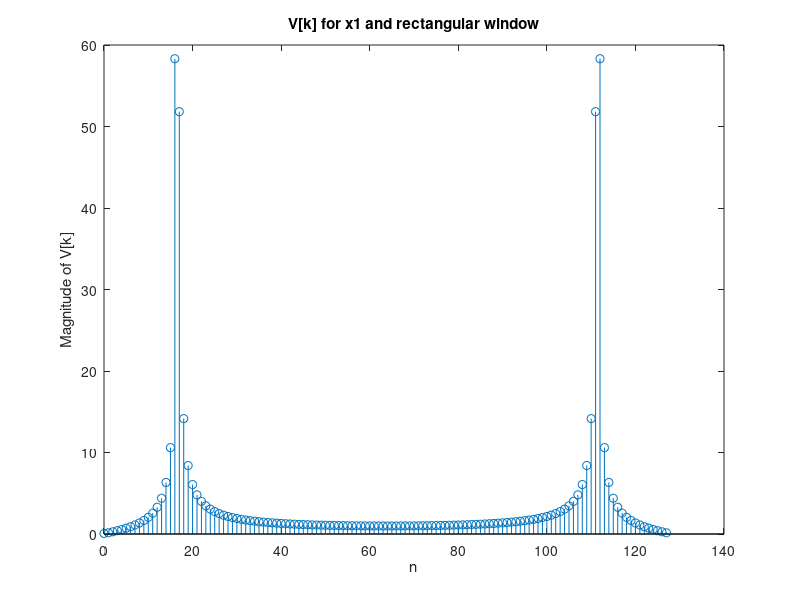
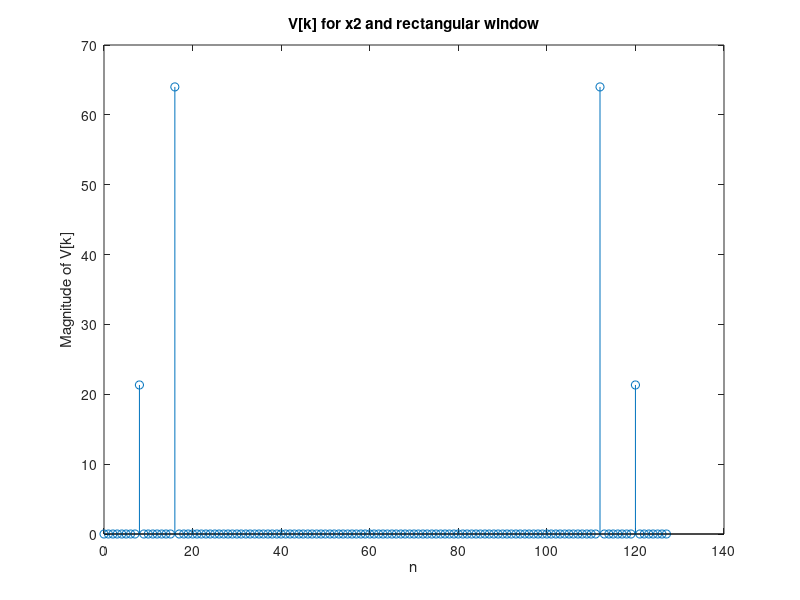
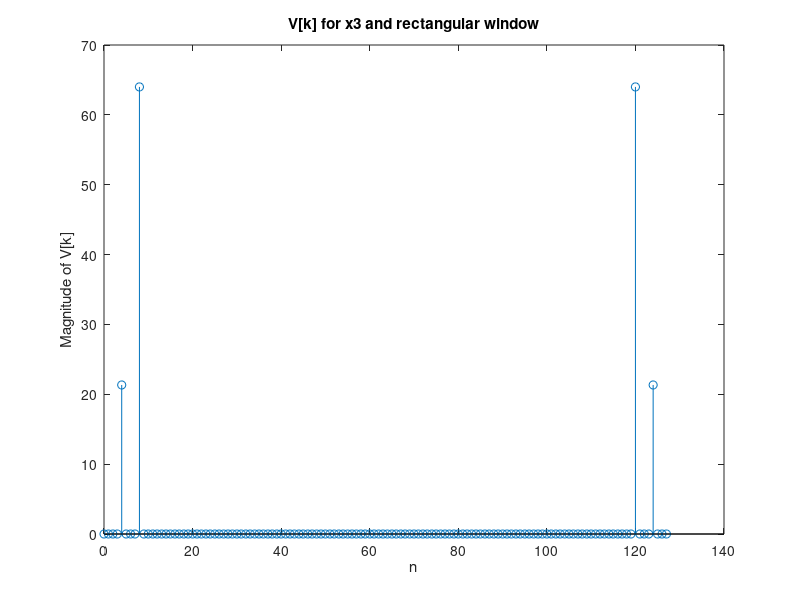
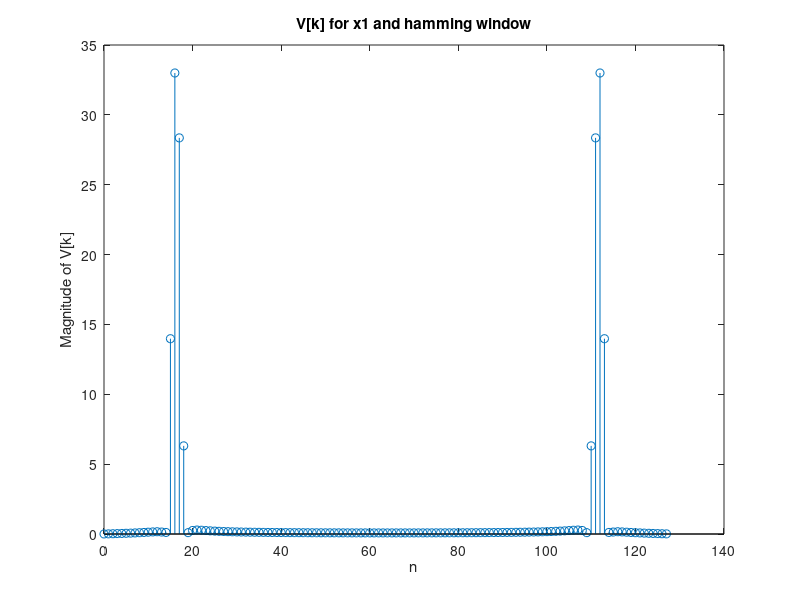

Source code (MATLAB) for these figures, in order:
%%Question 1
%a part
n=0:127; %128 points
rect=rectwin(128)'; %rectangular window
hamm=hamming(128)';%hamming window
%x
x_1=cos(pi*n/4)+cos(0.26*pi*n);
x_2=cos(pi*n/4)+(1/3)*cos(pi*n/8); 
x_3=cos(pi*n/8)+(1/3)*cos(pi*n/16); 
%v[n]=x[n]w[n] where w[n] is 128 point rectangular window
vr_1=x_1.*rect;
f_vr_1=fft(vr_1,128); %128 point fft for x1
vr_2=x_2.*rect;
f_vr_2=fft(vr_2,128);%128 point fft for x2
vr_3=x_3.*rect;
f_vr_3=fft(vr_3,128);%128 point fft for x3

%Sketch magnitude of discrete time V[k]<rectangular window>
figure
stem(n, abs(f_vr_1))
xlabel("n")
ylabel("Magnitude of V[k]")
title("V[k] for x1 and rectangular window")
figure
stem(n, abs(f_vr_2))
xlabel("n")
ylabel("Magnitude of V[k]")
title("V[k] for x2 and rectangular window")
figure
stem(n, abs(f_vr_3))
xlabel("n")
ylabel("Magnitude of V[k]")
title("V[k] for x3 and rectangular window")

%b part
%v[n]=x[n]w[n] where w[n] is 128 point hamming window
vh_1=x_1.*hamm;
f_vh_1=fft(vh_1,128);%128 point fft for x1
vh_2=x_2.*hamm;
f_vh_2=fft(vh_2,128);%128 point fft for x2
vh_3=x_3.*hamm;
f_vh_3=fft(vh_3,128);%128 point fft for x3

%Sketch magnitude of discrete time V[k]<hamming window>
figure
stem(n, abs(f_vh_1))
xlabel("n")
ylabel("Magnitude of V[k]")
title("V[k] for x1 and hamming window")
figure
stem(n, abs(f_vh_2))
xlabel("n")
ylabel("Magnitude of V[k]")
title("V[k] for x2 and hamming window")
figure
stem(n, abs(f_vh_3))
xlabel("n")
ylabel("Magnitude of V[k]")
title("V[k] for x3 and hamming window")